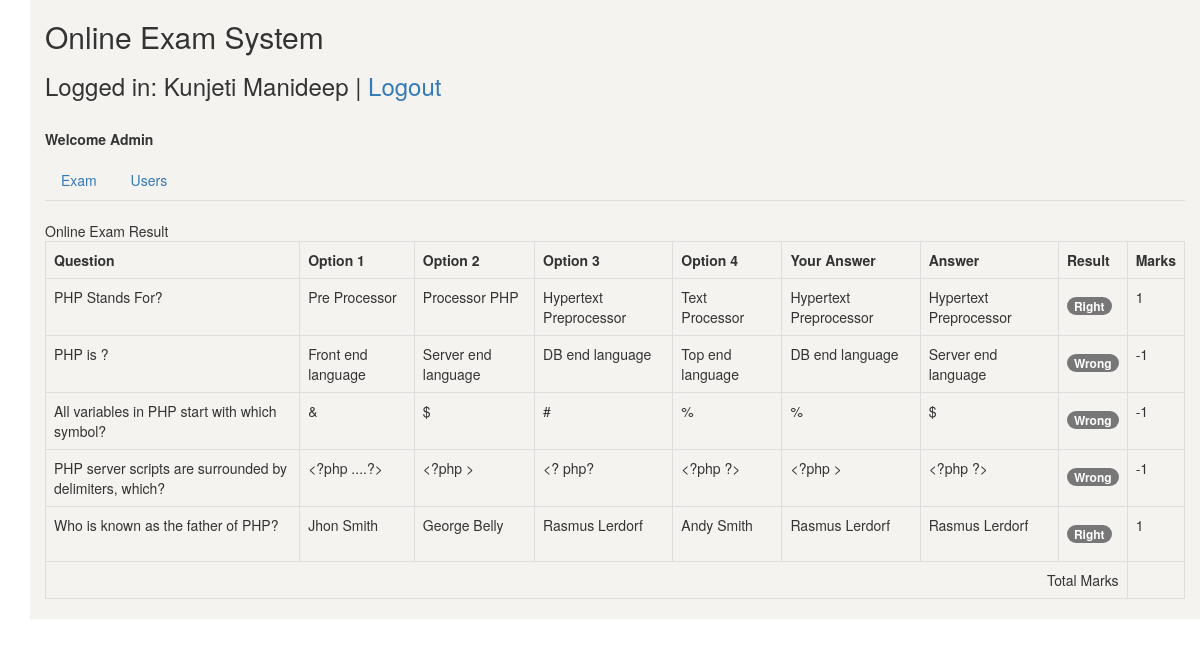
/view_result.php?exam_id=1 (signed in), run on the app's committed database.
### tables this page shows
CREATE TABLE `online_exam_question` (
  `id` int(11) NOT NULL,
  `exam_id` int(11) NOT NULL,
  `question` text NOT NULL,
  `answer` enum('1','2','3','4') NOT NULL
);

CREATE TABLE `online_exam_option` (
  `id` int(11) NOT NULL,
  `question_id` int(11) NOT NULL,
  `option` int(2) NOT NULL,
  `title` varchar(250) NOT NULL
);

CREATE TABLE `online_exam_question_answer` (
  `id` int(11) NOT NULL,
  `user_id` int(11) NOT NULL,
  `exam_id` int(11) NOT NULL,
  `question_id` int(11) NOT NULL,
  `user_answer_option` enum('0','1','2','3','4') NOT NULL,
  `marks` varchar(20) NOT NULL
);

### class/Exam.php (called while the page is built, shortened)
<?php
class Exam {
	private $questionTable = 'online_exam_question';
	private $questionAnswerTable = 'online_exam_question_answer';
	private $optionTable = 'online_exam_option';
	private $conn;
	public function __construct($db){
        $this->conn = $db;
    }
	public function getExamResults () {
		if($this->exam_id) {
			$whereSQL = '';
			$sqlQuery = "
				SELECT answer.question_id, answer.marks, question.question, question.answer, answer.user_answer_option
				FROM ".$this->questionTable." question
				LEFT JOIN ".$this->questionAnswerTable." answer ON answer.question_id = question.id
				WHERE question.exam_id = ? $whereSQL";
			$stmt = $this->conn->prepare($sqlQuery);
			$stmt->bind_param("i", $this->exam_id);
			$stmt->execute();
			$result = $stmt->get_result();
			$records = array();
			while ($examResult = $result->fetch_assoc()) {
				$rows = array();
				$rows['question_id'] = $examResult['question_id'];
				$rows['marks'] = $examResult['marks'];
				$rows['question'] = $examResult['question'];
				$rows['answer'] = $examResult['answer'];
				$rows['user_answer_option'] = $examResult['user_answer_option'];
				$records[] = $rows;
			}
			return $records;
		}
	}
	public function getQuestopnOptions ($questionId) {
		if($questionId) {
			$sqlQuery = "
				SELECT id, question_id, option, title
				FROM ".$this->optionTable." question
				WHERE question_id = '".$questionId."'";
			$stmt = $this->conn->prepare($sqlQuery);
			$stmt->execute();
			$result = $stmt->get_result();
			$records = array();
			while ($option = $result->fetch_assoc()) {
				$rows = array();
				$rows['option'] = $option['option'];
				$rows['title'] = $option['title'];
				$records[] = $rows;
			}
			return $records;
		}
	}
	public function getExamTotalMarks () {
		if($this->exam_id) {
			$sqlQuery = "
				SELECT SUM(marks) as mark
				FROM ".$this->questionAnswerTable."
				WHERE user_id = '".$_SESSION["userid"]."' AND exam_id = '".$this->exam_id."'";
			$stmt = $this->conn->prepare($sqlQuery);
			$stmt->execute();
			$result = $stmt->get_result();
			$records = array();
			while ($marks = $result->fetch_assoc()) {
				$rows = array();
				$rows['mark'] = $marks['mark'];
				$records[] = $rows;
			}
			return $records;
		}
	}
}
?>

### view_result.php (the view, shortened to what this page needs)
<?php
include_once 'class/User.php';
include_once 'class/Exam.php';
$database = new Database();
$db = $database->getConnection();
$exam = new Exam($db);
if(!empty($_GET['exam_id'])) {
	$exam->exam_id = $_GET['exam_id'];
}
include('inc/header.php');
?>
<link rel="stylesheet" href="css/dataTables.bootstrap.min.css" />
<link rel="stylesheet" href="css/TimeCircles.css" />
<?php include('inc/container.php');?>
<div class="container" style="background-color:#f4f3ef;">
	<h2>Online Exam System</h2>
	<?php include('top_menus.php'); ?>
	<br>
<?php
$examResult =  $exam->getExamResults();
?>
	<div class="card">
		<div class="card-header">
			<div class="row">
				<div class="col-md-8">Online Exam Result</div>
			</div>
		</div>
		<div class="card-body">
			<div class="table-responsive">
				<table class="table table-bordered table-hover">
					<tr>
						<th>Question</th>
						<th>Option 1</th>
						<th>Option 2</th>
						<th>Option 3</th>
						<th>Option 4</th>
						<th>Your Answer</th>
						<th>Answer</th>
						<th>Result</th>
						<th>Marks</th>
					</tr>
					<?php
					foreach($examResult as $results) {
						$examResults  = $exam->getQuestopnOptions($results["question_id"]);
						$userAnswer = '';
						$orignalAnswer = '';
						$questionResult = '';
						if($results['marks'] > '0')	{
							$questionResult = '<h4 class="badge badge-success">Right</h4>';
						}
						if($results['marks'] < '0')	{
							$questionResult = '<h4 class="badge badge-danger">Wrong</h4>';
						}
						echo '
						<tr>
							<td>'.$results['question'].'</td>';
						foreach($examResults as $questionOption){
							echo '<td>'.$questionOption["title"].'</td>';
							if($questionOption["option"] == $results['user_answer_option']) {
								$userAnswer = $questionOption['title'];
							}
							if($questionOption['option'] == $results['answer']){
								$orignalAnswer = $questionOption['title'];
							}
						}
						echo '
						<td>'.$userAnswer.'</td>
						<td>'.$orignalAnswer.'</td>
						<td>'.$questionResult.'</td>
						<td>'.$results["marks"].'</td>
					</tr>';
					}
					$marksResult = $exam->getExamTotalMarks();
					foreach($marksResult as $marks){
					?>
					<tr>
						<td colspan="8" align="right">Total Marks</td>
						<td align="right"><?php echo $marks["mark"]; ?></td>
					</tr>
					<?php
					}
					?>
				</table>
			</div>
		</div>
	</div>
</div>
 <?php include('inc/footer.php');?>

### inc/header.php (shortened to what this page needs)
<!DOCTYPE html>
<html>
<head>
<link rel="stylesheet" href="https://maxcdn.bootstrapcdn.com/bootstrap/3.3.5/css/bootstrap.min.css">
<link rel="stylesheet" href="https://maxcdn.bootstrapcdn.com/bootstrap/3.3.5/css/bootstrap-theme.min.css">

### inc/container.php
</head>
<body class="">
<div class="container" style="min-height:500px;">

### top_menus.php (shortened to what this page needs)
<h3><?php if($_SESSION["userid"]) { echo "Logged in: ".ucfirst($_SESSION["name"]); } ?> | <a href="logout.php">Logout</a> </h3><br>
<p><strong>Welcome <?php echo ucfirst($_SESSION["role"]); ?></strong></p>
<ul class="nav nav-tabs">
	<?php if($_SESSION["role"] == 'admin') { ?>
		<li id="exam" class="active"><a href="exam.php">Exam</a></li>
		<li id="user"><a href="user.php">Users</a></li>
	<?php } ?>
</ul>

### inc/footer.php (shortened to what this page needs)
</body>
</html>

### data on the page
online_exam_question: question "PHP Stands For?", online_exam_option.title "Hypertext Preprocessor", shows "Right", online_exam_question_answer.marks "1"
online_exam_option: title "Pre Processor"
online_exam_option: title "Processor PHP"
online_exam_option: title "Hypertext Preprocessor"
online_exam_option: title "Text Processor"
online_exam_question: question "PHP is ?", online_exam_option.title "DB end language", online_exam_option.title "Server end language", shows "Wrong", online_exam_question_answer.marks "-1"
online_exam_option: title "Front end language"
online_exam_option: title "Server end language"
online_exam_option: title "DB end language"
online_exam_option: title "Top end language"
online_exam_question: question "All variables in PHP start with which symbol?", title "&", title "$", title "#", title "%", userAnswer "%", orignalAnswer "$", shows "Wrong", online_exam_question_answer.marks "-1"
online_exam_question: question "PHP server scripts are surrounded by delimiters, which?", online_exam_option.title "<?php >", online_exam_option.title "<?php ?>", shows "Wrong", online_exam_question_answer.marks "-1"
online_exam_option: title "<?php ....?>"
online_exam_option: title "<?php >"
online_exam_option: title "<? php?"
online_exam_option: title "<?php ?>"
online_exam_question: question "Who is known as the father of PHP?", online_exam_option.title "Rasmus Lerdorf", shows "Right", online_exam_question_answer.marks "1"
online_exam_option: title "Jhon Smith"
online_exam_option: title "George Belly"
online_exam_option: title "Rasmus Lerdorf"
online_exam_option: title "Andy Smith"

### other printed values
$_SESSION["name"] "Kunjeti Manideep"
$_SESSION["role"] "Admin"
